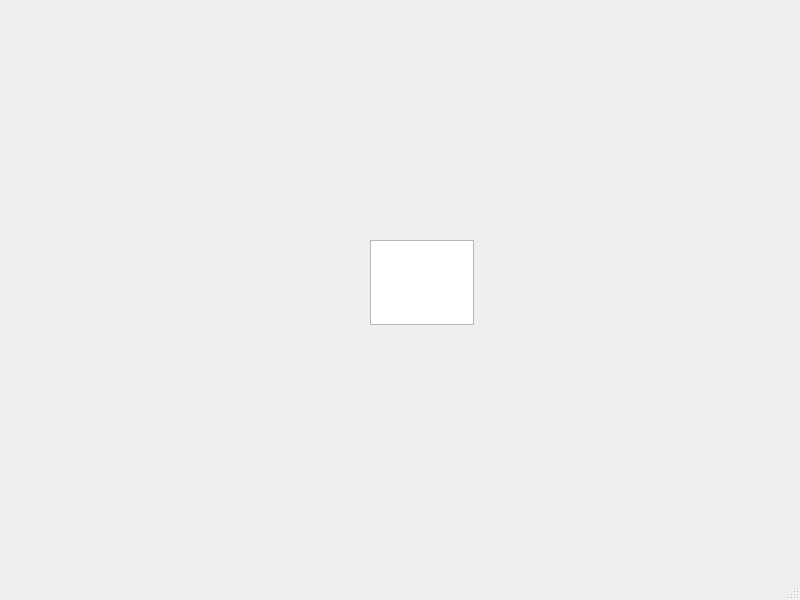
<?xml version="1.0" encoding="UTF-8"?>
<ui version="4.0">
 <class>MainWindow</class>
 <widget class="QMainWindow" name="MainWindow">
  <property name="geometry">
   <rect>
    <x>0</x>
    <y>0</y>
    <width>800</width>
    <height>600</height>
   </rect>
  </property>
  <property name="windowTitle">
   <string>MainWindow</string>
  </property>
  <widget class="QWidget" name="centralwidget">
   <widget class="QPlainTextEdit" name="plainTextEdit">
    <property name="geometry">
     <rect>
      <x>370</x>
      <y>240</y>
      <width>104</width>
      <height>85</height>
     </rect>
    </property>
   </widget>
  </widget>
  <widget class="QMenuBar" name="menubar">
   <property name="geometry">
    <rect>
     <x>0</x>
     <y>0</y>
     <width>800</width>
     <height>25</height>
    </rect>
   </property>
  </widget>
  <widget class="QStatusBar" name="statusbar"/>
 </widget>
 <resources/>
 <connections/>
</ui>
